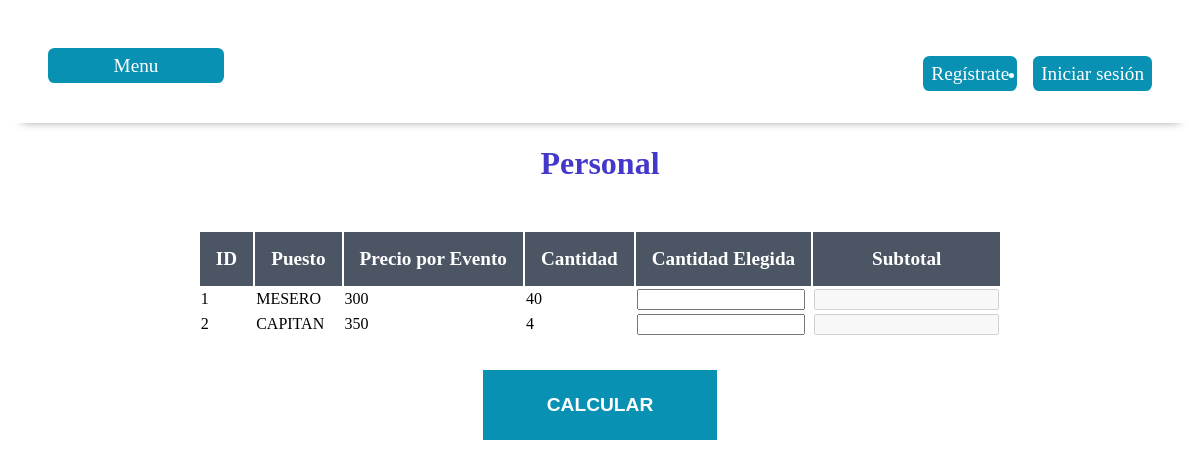
Page /personal/ on the committed database.
### AppAlquiladora/models.py (models this page shows, shortened)
class Personal(models.Model):
    id_personal = models.SmallAutoField(primary_key=True)
    descripcion = models.CharField(max_length=80)
    precio_evento = models.SmallIntegerField()
    cantidad = models.SmallIntegerField()

### AppAlquiladora/views.py (the view)
# urls.py: path('personal/', views.personal, name='personal'),
def personal(request):
    personal = Personal.objects.all()
    return render(request, 'Personal/personal.html', {
        'personal': personal
    })

### AppAlquiladora/templates/Personal/personal.html (shortened to what this page needs)
<!DOCTYPE html>
<html lang="en">
<head>
    <link rel="stylesheet" href="/static/personal.css"type="text/css">
</head>
<body>
    <div class="acciones">
        <a href="/menu" class="proyecto">Menu</a>
    {% extends 'base.html' %}
    {% block content %}
    </div>
    <h1 class="encabezado">Personal</h1>
    <form action="/personal-p/" method="POST">
    <div class="formulario-personal div1">
            <table>
                <thead class="encabezado-tabla">
                    <tr>
                        <th CLASS="encabezado-titulo">ID</th>
                        <th CLASS="encabezado-titulo">Puesto</th>
                        <th CLASS="encabezado-titulo">Precio por Evento</th>
                        <th CLASS="encabezado-titulo">Cantidad</th>
                        <th CLASS="encabezado-titulo">Cantidad Elegida</th>
                        <th CLASS="encabezado-titulo">Subtotal</th>
                    </tr>
                </thead>
                {% for i in personal %}
                <tr>
                    <td>{{ i.id_personal }}</td>
                    <td>{{ i.descripcion }}</td>
                    <td>{{ i.precio_evento }}</td>
                    <td>{{ i.cantidad }}</td>
                    <td>
                        <input class="cantidad" type="number" name='calcular_personal[]'>
                    </td>
                    <td>
                        <input type="number"disabled>
                    </td>
                </tr>
                {% endfor %}
            </table>
            <input type="submit" value="calcular" name="personal" class="boton">
        </form>
    {% endblock %}

### AppAlquiladora/static/personal.css (style rules this page uses)
:root { --fuente_headings: 'Inter', sans-serif; --fuente_textos: 'Open Sans', sans-serif; --cyan: #0891B2; --azul: #2563EB; --indigo: #4338CA; --morado: #7C3AED; --naranja:#F59E0B; --rosa: #DB2777; --blanco: #FFFFFF; --gris: #6b7280; --grisOscuro: #4B5563; --grisClaro: #f3f4f6; --negro: #000; --rojo: rgb(169, 0, 0); --verde: rgb(0, 120, 0); }
.acciones { background-color: var(--blanco); padding: 1rem 2rem; box-shadow: 1px 12px 9px -13px rgba(0, 0, 0, .4); display: flex; justify-content: space-between; align-items: center; }
a { flex: 0 0 10rem; margin-left: 0.5rem; margin-right: 0.5rem; color: var(--blanco); font-size: 1.2rem; background-color: var(--cyan); display: flex; align-items: center; justify-content: space-around; padding: .5rem; line-height: 1; border-radius: .4rem; text-decoration: none; }
.encabezado { text-align: center; color: var(--indigo); }
.formulario-personal { display: flex; justify-content: space-between; flex-direction: column; align-items: center; position: sticky; list-style: none; padding: 0; margin-top: 3rem; }
.encabezado-tabla { background-color: var(--grisOscuro); margin-top: 4rem; position: sticky; top: 0; padding: 8rem 7rem; text-align: center; color: var(--blanco); font-size: 1.2rem; }
.encabezado-titulo { padding: 1rem; }
.boton { background-color: var(--cyan); padding: 1.5rem 4rem; color:var(--blanco); font-size: 1.2rem; font-weight: 700; border: none; transition-property: background-color; transition-duration: .3s; text-align: center; display: block; block-size: auto; text-transform: uppercase; margin-top: 2rem; margin-right: auto; margin-left: auto; }
.cantidad { width: 10rem; }

### rows in the picture
Personal: id_personal "1", descripcion "MESERO", precio_evento "300", cantidad "40"
Personal: id_personal "2", descripcion "CAPITAN", precio_evento "350", cantidad "4"
